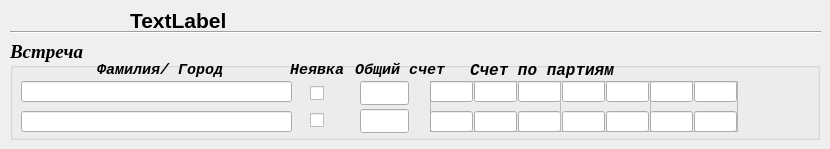
    <widget class="QWidget" name="tab_2">
     <attribute name="title">
      <string>Результаты</string>
     </attribute>
     <widget class="QGroupBox" name="groupBox_match">
      <property name="geometry">
       <rect>
        <x>10</x>
        <y>40</y>
        <width>810</width>
        <height>100</height>
       </rect>
      </property>
      <property name="font">
       <font>
        <family>Times New Roman</family>
        <pointsize>14</pointsize>
        <weight>75</weight>
        <italic>true</italic>
        <bold>true</bold>
       </font>
      </property>
      <property name="title">
       <string>Встреча</string>
      </property>
      <property name="flat">
       <bool>false</bool>
      </property>
      <widget class="QLabel" name="label_22">
       <property name="geometry">
        <rect>
         <x>460</x>
         <y>22</y>
         <width>161</width>
         <height>16</height>
        </rect>
       </property>
       <property name="font">
        <font>
         <family>Courier New</family>
         <pointsize>12</pointsize>
         <weight>75</weight>
         <italic>true</italic>
         <bold>true</bold>
         <kerning>false</kerning>
        </font>
       </property>
       <property name="text">
        <string>Счет по партиям</string>
       </property>
      </widget>
      <widget class="QLabel" name="label_24">
       <property name="geometry">
        <rect>
         <x>345</x>
         <y>22</y>
         <width>91</width>
         <height>16</height>
        </rect>
       </property>
       <property name="font">
        <font>
         <family>Courier New</family>
         <pointsize>11</pointsize>
         <weight>75</weight>
         <italic>true</italic>
         <bold>true</bold>
         <kerning>false</kerning>
        </font>
       </property>
       <property name="text">
        <string>Общий счет</string>
       </property>
      </widget>
      <widget class="QPushButton" name="Button_Ok">
       <property name="geometry">
        <rect>
         <x>730</x>
         <y>36</y>
         <width>71</width>
         <height>61</height>
        </rect>
       </property>
       <property name="text">
        <string/>
       </property>
       <property name="icon">
        <iconset>
         <normaloff>../icons/Ok.png</normaloff>../icons/Ok.png</iconset>
       </property>
       <property name="iconSize">
        <size>
         <width>48</width>
         <height>48</height>
        </size>
       </property>
       <property name="flat">
        <bool>true</bool>
       </property>
      </widget>
      <widget class="QLabel" name="label_21">
       <property name="geometry">
        <rect>
         <x>87</x>
         <y>22</y>
         <width>171</width>
         <height>16</height>
        </rect>
       </property>
       <property name="font">
        <font>
         <family>Courier New</family>
         <pointsize>11</pointsize>
         <weight>75</weight>
         <italic>true</italic>
         <bold>true</bold>
         <kerning>false</kerning>
        </font>
       </property>
       <property name="text">
        <string>Фамилия/ Город</string>
       </property>
      </widget>
      <widget class="QLabel" name="label_45">
       <property name="geometry">
        <rect>
         <x>280</x>
         <y>22</y>
         <width>61</width>
         <height>16</height>
        </rect>
       </property>
       <property name="font">
        <font>
         <family>Courier New</family>
         <pointsize>11</pointsize>
         <weight>75</weight>
         <italic>true</italic>
         <bold>true</bold>
         <kerning>false</kerning>
        </font>
       </property>
       <property name="text">
        <string>Неявка</string>
       </property>
      </widget>
      <widget class="QLineEdit" name="lineEdit_pl1_score_total">
       <property name="geometry">
        <rect>
         <x>350</x>
         <y>41</y>
         <width>49</width>
         <height>24</height>
        </rect>
       </property>
       <property name="font">
        <font>
         <pointsize>18</pointsize>
        </font>
       </property>
       <property name="alignment">
        <set>Qt::AlignCenter</set>
       </property>
      </widget>
      <widget class="QLineEdit" name="lineEdit_pl2_score_total">
       <property name="geometry">
        <rect>
         <x>350</x>
         <y>69</y>
         <width>49</width>
         <height>24</height>
        </rect>
       </property>
       <property name="font">
        <font>
         <pointsize>18</pointsize>
        </font>
       </property>
       <property name="alignment">
        <set>Qt::AlignCenter</set>
       </property>
      </widget>
      <widget class="QCheckBox" name="checkBox_7">
       <property name="geometry">
        <rect>
         <x>300</x>
         <y>43</y>
         <width>21</width>
         <height>20</height>
        </rect>
       </property>
       <property name="text">
        <string/>
       </property>
      </widget>
      <widget class="QCheckBox" name="checkBox_8">
       <property name="geometry">
        <rect>
         <x>300</x>
         <y>70</y>
         <width>21</width>
         <height>20</height>
        </rect>
       </property>
       <property name="text">
        <string/>
       </property>
      </widget>
      <widget class="QLineEdit" name="lineEdit_player1">
       <property name="geometry">
        <rect>
         <x>11</x>
         <y>41</y>
         <width>271</width>
         <height>21</height>
        </rect>
       </property>
       <property name="font">
        <font>
         <pointsize>11</pointsize>
        </font>
       </property>
      </widget>
      <widget class="QLineEdit" name="lineEdit_player2">
       <property name="geometry">
        <rect>
         <x>11</x>
         <y>71</y>
         <width>271</width>
         <height>21</height>
        </rect>
       </property>
       <property name="font">
        <font>
         <pointsize>11</pointsize>
        </font>
       </property>
      </widget>
      <widget class="QFrame" name="frame_three">
       <property name="geometry">
        <rect>
         <x>420</x>
         <y>41</y>
         <width>131</width>
         <height>51</height>
        </rect>
       </property>
       <property name="frameShape">
        <enum>QFrame::StyledPanel</enum>
       </property>
       <property name="frameShadow">
        <enum>QFrame::Raised</enum>
       </property>
       <widget class="QLineEdit" name="lineEdit_pl2_s1">
        <property name="geometry">
         <rect>
          <x>0</x>
          <y>30</y>
          <width>43</width>
          <height>21</height>
         </rect>
        </property>
        <property name="font">
         <font>
          <pointsize>16</pointsize>
         </font>
        </property>
        <property name="alignment">
         <set>Qt::AlignCenter</set>
        </property>
       </widget>
       <widget class="QLineEdit" name="lineEdit_pl1_s3">
        <property name="geometry">
         <rect>
          <x>88</x>
          <y>0</y>
          <width>43</width>
          <height>21</height>
         </rect>
        </property>
        <property name="font">
         <font>
          <pointsize>16</pointsize>
         </font>
        </property>
        <property name="alignment">
         <set>Qt::AlignCenter</set>
        </property>
       </widget>
       <widget class="QLineEdit" name="lineEdit_pl1_s2">
        <property name="geometry">
         <rect>
          <x>44</x>
          <y>0</y>
          <width>43</width>
          <height>21</height>
         </rect>
        </property>
        <property name="font">
         <font>
          <pointsize>16</pointsize>
         </font>
        </property>
        <property name="alignment">
         <set>Qt::AlignCenter</set>
        </property>
       </widget>
       <widget class="QLineEdit" name="lineEdit_pl1_s1">
        <property name="geometry">
         <rect>
          <x>0</x>
          <y>0</y>
          <width>43</width>
          <height>21</height>
         </rect>
        </property>
        <property name="font">
         <font>
          <pointsize>16</pointsize>
         </font>
        </property>
        <property name="alignment">
         <set>Qt::AlignCenter</set>
        </property>
       </widget>
       <widget class="QLineEdit" name="lineEdit_pl2_s2">
        <property name="geometry">
         <rect>
          <x>44</x>
          <y>30</y>
          <width>43</width>
          <height>21</height>
         </rect>
        </property>
        <property name="font">
         <font>
          <pointsize>16</pointsize>
         </font>
        </property>
        <property name="alignment">
         <set>Qt::AlignCenter</set>
        </property>
       </widget>
       <widget class="QLineEdit" name="lineEdit_pl2_s3">
        <property name="geometry">
         <rect>
          <x>88</x>
          <y>30</y>
          <width>43</width>
          <height>21</height>
         </rect>
        </property>
        <property name="font">
         <font>
          <pointsize>16</pointsize>
         </font>
        </property>
        <property name="alignment">
         <set>Qt::AlignCenter</set>
        </property>
       </widget>
      </widget>
      <widget class="QFrame" name="frame_five">
       <property name="geometry">
        <rect>
         <x>550</x>
         <y>41</y>
         <width>91</width>
         <height>51</height>
        </rect>
       </property>
       <property name="frameShape">
        <enum>QFrame::StyledPanel</enum>
       </property>
       <property name="frameShadow">
        <enum>QFrame::Raised</enum>
       </property>
       <widget class="QLineEdit" name="lineEdit_pl2_s5">
        <property name="geometry">
         <rect>
          <x>46</x>
          <y>30</y>
          <width>43</width>
          <height>21</height>
         </rect>
        </property>
        <property name="font">
         <font>
          <pointsize>16</pointsize>
         </font>
        </property>
        <property name="alignment">
         <set>Qt::AlignCenter</set>
        </property>
       </widget>
       <widget class="QLineEdit" name="lineEdit_pl1_s5">
        <property name="geometry">
         <rect>
          <x>46</x>
          <y>0</y>
          <width>43</width>
          <height>21</height>
         </rect>
        </property>
        <property name="font">
         <font>
          <pointsize>16</pointsize>
         </font>
        </property>
        <property name="alignment">
         <set>Qt::AlignCenter</set>
        </property>
       </widget>
       <widget class="QLineEdit" name="lineEdit_pl1_s4">
        <property name="geometry">
         <rect>
          <x>2</x>
          <y>0</y>
          <width>43</width>
          <height>21</height>
         </rect>
        </property>
        <property name="font">
         <font>
          <pointsize>16</pointsize>
         </font>
        </property>
        <property name="alignment">
         <set>Qt::AlignCenter</set>
        </property>
       </widget>
       <widget class="QLineEdit" name="lineEdit_pl2_s4">
        <property name="geometry">
         <rect>
          <x>2</x>
          <y>30</y>
          <width>43</width>
          <height>21</height>
         </rect>
        </property>
        <property name="font">
         <font>
          <pointsize>16</pointsize>
         </font>
        </property>
        <property name="alignment">
         <set>Qt::AlignCenter</set>
        </property>
       </widget>
      </widget>
      <widget class="QFrame" name="frame_seven">
       <property name="geometry">
        <rect>
         <x>640</x>
         <y>41</y>
         <width>88</width>
         <height>51</height>
        </rect>
       </property>
       <property name="frameShape">
        <enum>QFrame::StyledPanel</enum>
       </property>
       <property name="frameShadow">
        <enum>QFrame::Raised</enum>
       </property>
       <widget class="QLineEdit" name="lineEdit_pl2_s6">
        <property name="geometry">
         <rect>
          <x>0</x>
          <y>30</y>
          <width>43</width>
          <height>21</height>
         </rect>
        </property>
        <property name="font">
         <font>
          <pointsize>16</pointsize>
         </font>
        </property>
        <property name="alignment">
         <set>Qt::AlignCenter</set>
        </property>
       </widget>
       <widget class="QLineEdit" name="lineEdit_pl1_s7">
        <property name="geometry">
         <rect>
          <x>44</x>
          <y>0</y>
          <width>43</width>
          <height>21</height>
         </rect>
        </property>
        <property name="font">
         <font>
          <pointsize>16</pointsize>
         </font>
        </property>
        <property name="alignment">
         <set>Qt::AlignCenter</set>
        </property>
       </widget>
       <widget class="QLineEdit" name="lineEdit_pl1_s6">
        <property name="geometry">
         <rect>
          <x>0</x>
          <y>0</y>
          <width>43</width>
          <height>21</height>
         </rect>
        </property>
        <property name="font">
         <font>
          <pointsize>16</pointsize>
         </font>
        </property>
        <property name="alignment">
         <set>Qt::AlignCenter</set>
        </property>
       </widget>
       <widget class="QLineEdit" name="lineEdit_pl2_s7">
        <property name="geometry">
         <rect>
          <x>44</x>
          <y>30</y>
          <width>43</width>
          <height>21</height>
         </rect>
        </property>
        <property name="font">
         <font>
          <pointsize>16</pointsize>
         </font>
        </property>
        <property name="alignment">
         <set>Qt::AlignCenter</set>
        </property>
       </widget>
      </widget>
     </widget>
     <widget class="Line" name="line_19">
      <property name="geometry">
       <rect>
        <x>10</x>
        <y>22</y>
        <width>811</width>
        <height>20</height>
       </rect>
      </property>
      <property name="orientation">
       <enum>Qt::Horizontal</enum>
      </property>
     </widget>
     <widget class="QLabel" name="label_result">
      <property name="geometry">
       <rect>
        <x>130</x>
        <y>10</y>
        <width>461</width>
        <height>20</height>
       </rect>
      </property>
      <property name="font">
       <font>
        <pointsize>16</pointsize>
        <weight>75</weight>
        <bold>true</bold>
       </font>
      </property>
      <property name="text">
       <string>TextLabel</string>
      </property>
     </widget>
    </widget>
